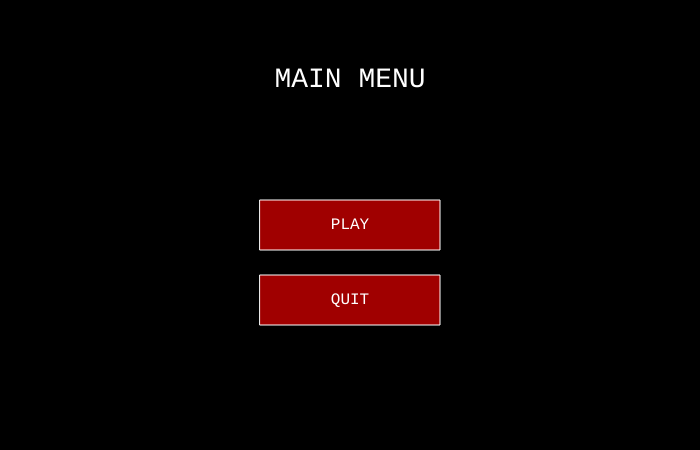
Frame 1 (no input)
Frame 60 (no input): identical to frame 1, image omitted
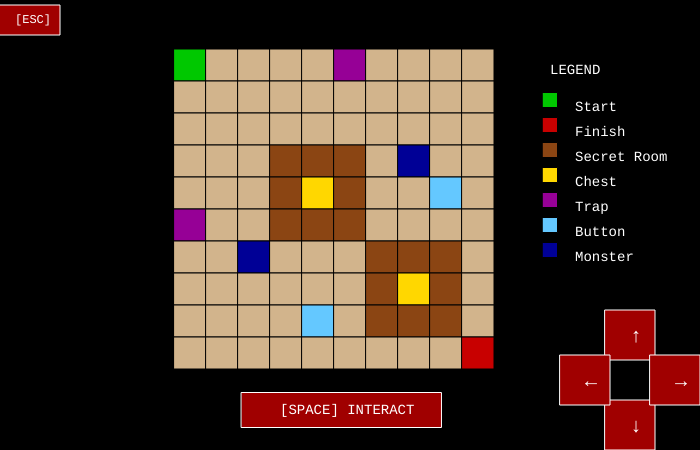
Frame 120 (the mouse pressed at the canvas centre since frame 60)

The p5.js sketch that drew these frames (run headless with seeded random() and noise() and a simulated clock; from frame 60 on, the mouse is pressed at the canvas centre):

// p5.js sketch
// ── sketch.js
let gameState = "menu";

// ===== MAP =====
let gridSize = 10;
let cellSize = 32;
let grid = [];
let mapVariant = 0;

// ===== MENU BUTTONS =====
let playBtn = { x: 350, y: 225, w: 180, h: 50 };
let quitBtn = { x: 350, y: 300, w: 180, h: 50 };

// ===== PAUSE =====
let isPaused = false;

function setup() {
  createCanvas(700, 450); // wider for legend
  textFont("monospace");
  textAlign(CENTER, CENTER);
}

function draw() {
  background(0);

  if (gameState === "menu") {
    drawMenu();
  } 
  else if (gameState === "game") {
    drawESC();
    drawInteract();
    drawDpad();
    drawGrid();
    drawLegend();

    if (isPaused) {
      drawPauseOverlay();
    }
  } 
  else if (gameState === "quit") {
    drawQuitScreen();
    noLoop();
  }
}

// ===== MENU =====
function drawMenu() {
  fill(255);
  textSize(28);
  text("MAIN MENU", width / 2, 80);

  drawMenuButton(playBtn, "PLAY");
  drawMenuButton(quitBtn, "QUIT");
}

function drawMenuButton(btn, label) {
  rectMode(CENTER);

  fill(160, 0, 0);
  stroke(255);
  rect(btn.x, btn.y, btn.w, btn.h);

  noStroke();
  fill(255);
  textSize(16);
  text(label, btn.x, btn.y);
}

// ===== CLICK =====
function mousePressed() {
  if (gameState === "menu") {
    if (isInside(playBtn)) {
      startGame();
    }
    if (isInside(quitBtn)) {
      gameState = "quit";
    }
  }
}

function isInside(btn) {
  return (
    mouseX > btn.x - btn.w / 2 &&
    mouseX < btn.x + btn.w / 2 &&
    mouseY > btn.y - btn.h / 2 &&
    mouseY < btn.y + btn.h / 2
  );
}

// ===== START GAME =====
function startGame() {
  mapVariant = floor(random(3)); // 0,1,2
  generateMap(mapVariant);
  isPaused = false;
  gameState = "game";
}

// ===== KEY INPUT =====
function keyPressed() {
  if (gameState === "game") {
    if (keyCode === ESCAPE) {
      isPaused = true;
      return false;
    }

    if (key === ' ' && isPaused) {
      isPaused = false;
    }
  }
}

// ===== MAP GENERATION =====
function generateMap(type) {
  // clear grid
  for (let y = 0; y < gridSize; y++) {
    grid[y] = [];
    for (let x = 0; x < gridSize; x++) {
      grid[y][x] = "empty";
    }
  }

  grid[0][0] = "start";
  grid[9][9] = "finish";

  if (type === 0) {
    createSecretRoom(2, 2);
    createSecretRoom(6, 5);

    grid[1][4] = "trap";
    grid[3][7] = "trap";
    grid[6][2] = "button";
    grid[8][5] = "button";

    grid[4][4] = "monster";
    grid[7][1] = "monster";
  }

  if (type === 1) {
    createSecretRoom(1, 5);
    createSecretRoom(5, 1);

    grid[2][2] = "trap";
    grid[7][7] = "trap";
    grid[3][3] = "button";
    grid[6][6] = "button";

    grid[5][4] = "monster";
    grid[2][8] = "monster";
  }

  if (type === 2) {
    createSecretRoom(3, 3);
    createSecretRoom(6, 6);

    grid[0][5] = "trap";
    grid[5][0] = "trap";
    grid[4][8] = "button";
    grid[8][4] = "button";

    grid[3][7] = "monster";
    grid[6][2] = "monster";
  }
}

// ===== SECRET ROOM =====
function createSecretRoom(startX, startY) {
  for (let y = startY; y < startY + 3 && y < gridSize; y++) {
    for (let x = startX; x < startX + 3 && x < gridSize; x++) {
      grid[y][x] = "secret";
    }
  }

  let cx = startX + 1;
  let cy = startY + 1;
  grid[cy][cx] = "chest";
}

// ===== DRAW GRID =====
function drawGrid() {
  let gridPixelSize = gridSize * cellSize;

  let offsetX = 350 - gridPixelSize / 2;
  let offsetY = height / 2 - gridPixelSize / 2;

  for (let y = 0; y < gridSize; y++) {
    for (let x = 0; x < gridSize; x++) {
      let tile = grid[y][x];

      let col = color(210, 180, 140);

      if (tile === "start") col = color(0, 200, 0);
      if (tile === "finish") col = color(200, 0, 0);
      if (tile === "secret") col = color(139, 69, 19);
      if (tile === "chest") col = color(255, 215, 0);
      if (tile === "trap") col = color(150, 0, 150);
      if (tile === "button") col = color(100, 200, 255);
      if (tile === "monster") col = color(0, 0, 150);

      fill(col);
      stroke(0);

      rect(offsetX + x * cellSize, offsetY + y * cellSize, cellSize, cellSize);
    }
  }
}

// ===== LEGEND =====
function drawLegend() {
  let x = 550;
  let y = 100;

  textAlign(LEFT, CENTER);
  textSize(14);
  fill(255);
  text("LEGEND", x, y - 30);

  drawLegendItem(x, y, color(0,200,0), "Start");
  drawLegendItem(x, y+25, color(200,0,0), "Finish");
  drawLegendItem(x, y+50, color(139,69,19), "Secret Room");
  drawLegendItem(x, y+75, color(255,215,0), "Chest");
  drawLegendItem(x, y+100, color(150,0,150), "Trap");
  drawLegendItem(x, y+125, color(100,200,255), "Button");
  drawLegendItem(x, y+150, color(0,0,150), "Monster");
}

function drawLegendItem(x, y, col, label) {
  fill(col);
  rect(x, y, 15, 15);
  fill(255);
  text(label, x + 25, y + 7);
}

// ===== PAUSE =====
function drawPauseOverlay() {
  fill(0, 250);
  rect(350, 230, width, height);

  fill(255);
  textSize(24);
  text("PAUSED", width / 2.35, height / 3);

  textSize(14);
  text("Press SPACE to resume", width / 2.75, height / 2.75 + 30);
}

// ===== UI (UNCHANGED) =====
function drawESC() {
  fill(160, 0, 0);
  stroke(255);
  rect(20, 20, 80, 30);

  noStroke();
  fill(255);
  textSize(12);
  text("[ESC]", 15, 20);
}

function drawInteract() {
  rectMode(CENTER);

  fill(160, 0, 0);
  stroke(255);
  rect(width /2.05, height - 40, 200, 35);

  noStroke();
  fill(255);
  textSize(14);
  text("[SPACE] INTERACT", width / 2.5, height - 40);
}

function drawDpad() {
  let margin = 70;
  let cx = width - margin;
  let cy = height - margin;
  let gap = 45;

  drawKey(cx, cy - gap, "↑");
  drawKey(cx, cy + gap, "↓");
  drawKey(cx - gap, cy, "←");
  drawKey(cx + gap, cy, "→");
}

function drawKey(x, y, label) {
  rectMode(CENTER);

  fill(160, 0, 0);
  stroke(255);
  rect(x, y, 50, 50);

  noStroke();
  fill(255);
  textSize(20);
  text(label, x, y + 2);
}

// ===== QUIT =====
function drawQuitScreen() {
  fill(255);
  textSize(20);
  text("GAME CLOSED", width / 2, height / 2);
}
